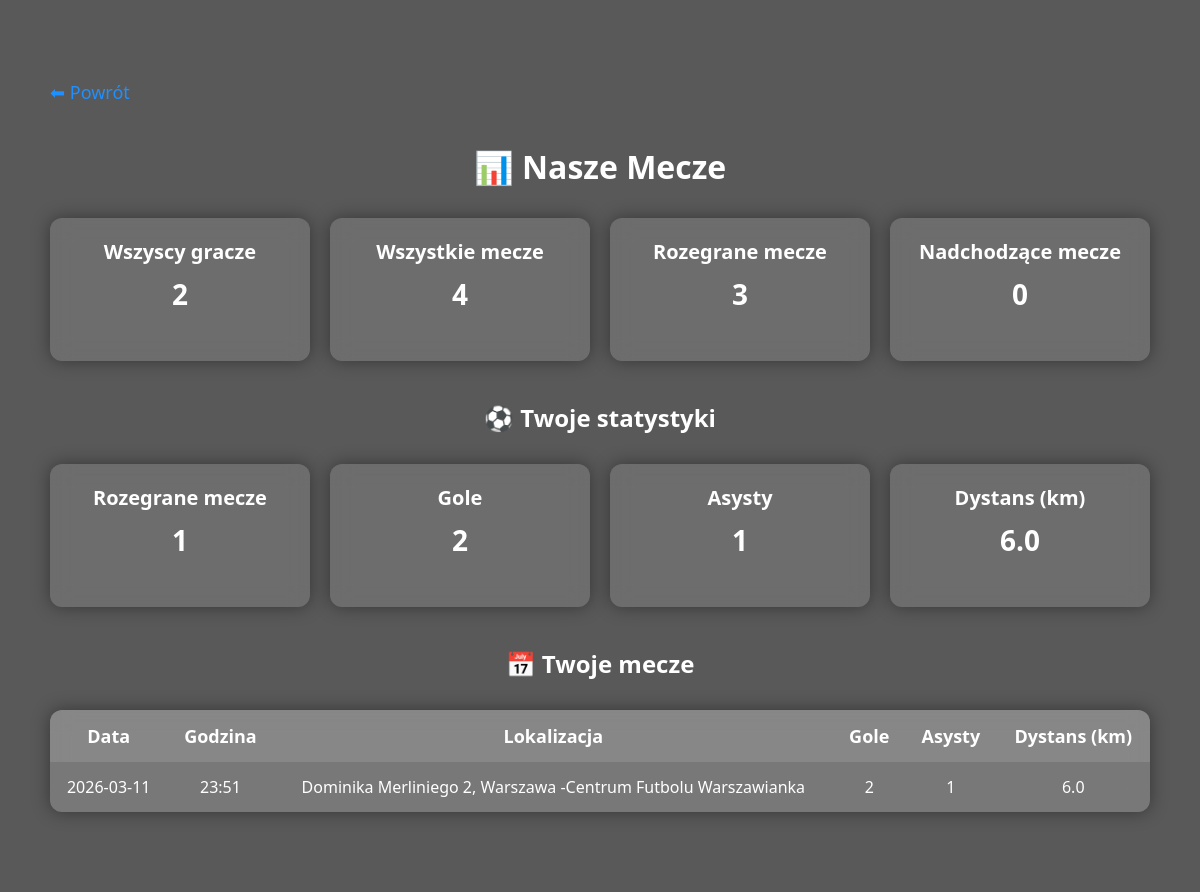
/statystyki (signed in), run on an earlier commit of the app's database.
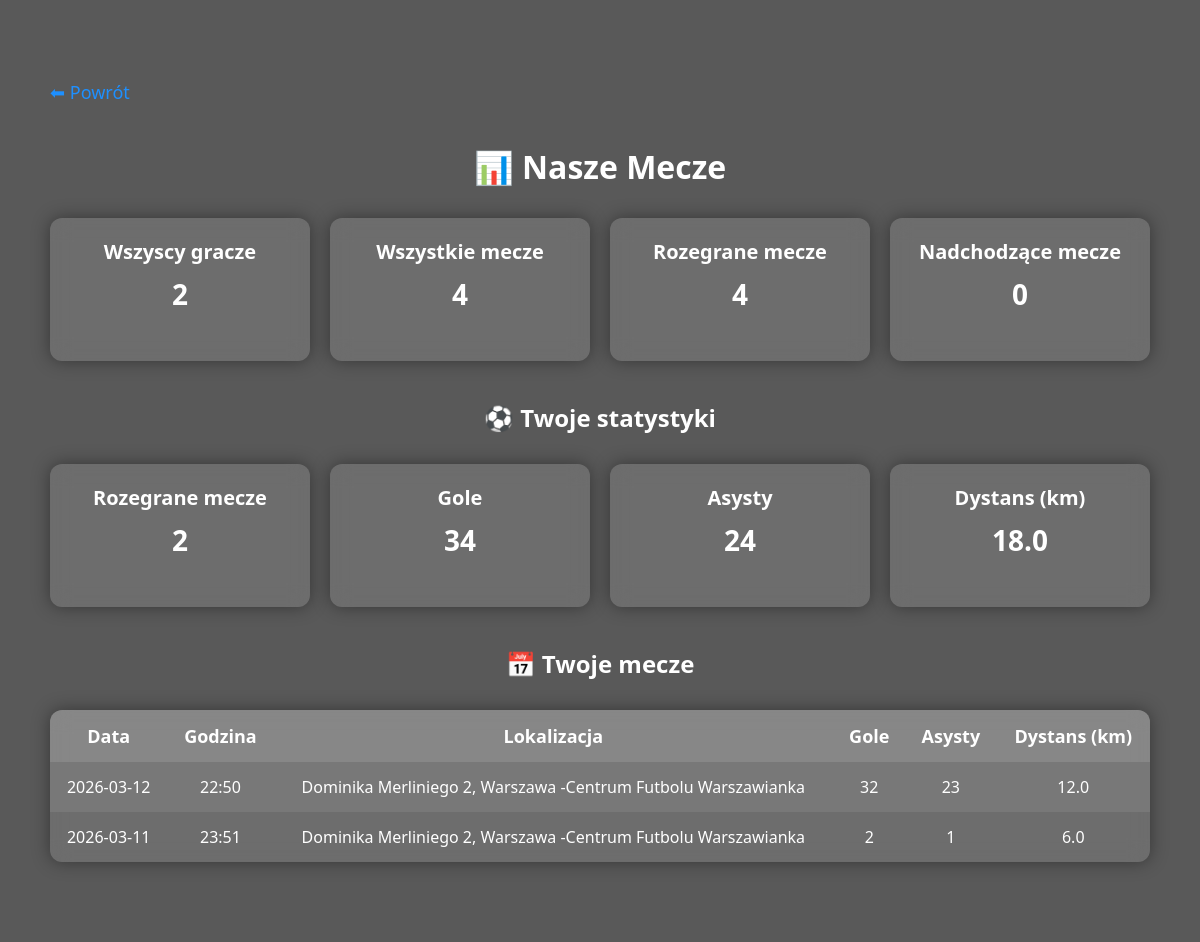
And on a later commit of the database.
### tables this page shows
CREATE TABLE match_stats (
            id INTEGER PRIMARY KEY AUTOINCREMENT,
            user_id INTEGER NOT NULL,
            match_id INTEGER NOT NULL,
            goals INTEGER DEFAULT 0,
            assists INTEGER DEFAULT 0,
            distance REAL DEFAULT 0,
            FOREIGN KEY(user_id) REFERENCES users(id),
            FOREIGN KEY(match_id) REFERENCES matches(id)
        );

CREATE TABLE matches (
            id INTEGER PRIMARY KEY AUTOINCREMENT,
            match_date TEXT NOT NULL,
            match_time TEXT NOT NULL,
            location TEXT NOT NULL,
            max_slots INTEGER NOT NULL,
            signed_up INTEGER NOT NULL DEFAULT 0,
            played INTEGER NOT NULL DEFAULT 0
        );

### stats.py (the view)
@stats_bp.route("/statystyki")
def statystyki():
    if "user_id" not in session:
        return redirect("/login")
    conn = get_db()
    total_matches = conn.execute(
        "SELECT COUNT(*) AS c FROM matches"
    ).fetchone()["c"]
    played_matches = conn.execute(
        "SELECT COUNT(*) AS c FROM matches WHERE played = 1"
    ).fetchone()["c"]
    upcoming_matches = conn.execute(
        "SELECT COUNT(*) AS c FROM matches WHERE match_date >= date('now') AND played = 0"
    ).fetchone()["c"]
    players_count = conn.execute(
        "SELECT COUNT(*) AS c FROM users"
    ).fetchone()["c"]
    user_stats = conn.execute("""
        SELECT m.match_date, m.match_time, m.location,
               s.goals, s.assists, s.distance
        FROM match_stats s
        JOIN matches m ON m.id = s.match_id
        WHERE s.user_id = ?
        ORDER BY m.match_date DESC, m.match_time DESC
    """, (session["user_id"],)).fetchall()
    conn.close()
    return render_template(
        "statystyki.html",
        total_matches=total_matches,
        played_matches=played_matches,
        upcoming_matches=upcoming_matches,
        players_count=players_count,
        user_stats=user_stats
    )

### db.py (called while the page is built)
def get_db():
    conn = sqlite3.connect("database.db")
    conn.row_factory = sqlite3.Row
    return conn

### templates/statystyki.html (shortened to what this page needs)
<!DOCTYPE html>
<html lang="pl">
<head>
</head>
<body>
<div class="overlay"></div>
<div class="container">
    <a href="/" class="back">⬅ Powrót</a>
    <h1>📊 Nasze Mecze</h1>
    <div class="stats-box">
        <div class="stat-card">
            <h3>Wszyscy gracze</h3>
            <p>{{ players_count }}</p>
        </div>
        <div class="stat-card">
            <h3>Wszystkie mecze</h3>
            <p>{{ total_matches }}</p>
        </div>
        <div class="stat-card">
            <h3>Rozegrane mecze</h3>
            <p>{{ played_matches }}</p>
        </div>
        <div class="stat-card">
            <h3>Nadchodzące mecze</h3>
            <p>{{ upcoming_matches }}</p>
        </div>
    </div>
    <h2>⚽ Twoje statystyki</h2>
    <div class="user-summary">
        <div class="stat-card">
            <h3>Rozegrane mecze</h3>
            <p>{{ user_stats|length }}</p>
        </div>
        <div class="stat-card">
            <h3>Gole</h3>
            <p>{{ user_stats | sum(attribute='goals') }}</p>
        </div>
        <div class="stat-card">
            <h3>Asysty</h3>
            <p>{{ user_stats | sum(attribute='assists') }}</p>
        </div>
        <div class="stat-card">
            <h3>Dystans (km)</h3>
            <p>{{ "%.1f"|format(user_stats | sum(attribute='distance')) }}</p>
        </div>
    </div>
    <h2>📅 Twoje mecze</h2>
    {% if user_stats %}
    <table>
        <tr>
            <th>Data</th>
            <th>Godzina</th>
            <th>Lokalizacja</th>
            <th>Gole</th>
            <th>Asysty</th>
            <th>Dystans (km)</th>
        </tr>
        {% for s in user_stats %}
        <tr>
            <td>{{ s.match_date }}</td>
            <td>{{ s.match_time }}</td>
            <td>{{ s.location }}</td>
            <td>{{ s.goals }}</td>
            <td>{{ s.assists }}</td>
            <td>{{ "%.1f"|format(s.distance) }}</td>
        </tr>
        {% endfor %}
    </table>
    {% else %}
    <p style="text-align:center; font-size:20px; margin-top:20px;">
        Brak zapisanych statystyk.
    </p>
    {% endif %}
</div>
</body>
</html>

### templates/statystyki.html (style rules this page uses)
body { margin: 0; padding: 0; font-family: "Segoe UI", Arial, sans-serif; color: #fff; background-image: url('/static/stadium.jpg'); background-size: cover; background-position: center; background-repeat: no-repeat; }
.overlay { position: fixed; inset: 0; background: rgba(0,0,0,0.65); backdrop-filter: blur(6px); z-index: -1; }
.container { max-width: 1100px; margin: 60px auto; padding: 20px; }
h1, h2 { text-align: center; margin-bottom: 30px; }
a.back { color: #1e90ff; text-decoration: none; font-size: 18px; display: inline-block; margin-bottom: 20px; }
.stats-box { display: flex; justify-content: space-between; gap: 20px; margin-bottom: 40px; }
.stat-card { flex: 1; padding: 20px; background: rgba(255,255,255,0.12); border-radius: 12px; text-align: center; backdrop-filter: blur(10px); box-shadow: 0 0 18px rgba(0,0,0,0.4); }
.stat-card h3 { margin: 0; font-size: 20px; }
.stat-card p { font-size: 28px; margin-top: 10px; font-weight: bold; }
table { width: 100%; border-collapse: collapse; background: rgba(255,255,255,0.12); backdrop-filter: blur(10px); border-radius: 12px; overflow: hidden; box-shadow: 0 0 18px rgba(0,0,0,0.4); }
th, td { padding: 14px; text-align: center; }
th { background: rgba(255,255,255,0.18); font-size: 18px; }
tr:nth-child(even) { background: rgba(255,255,255,0.08); }
.user-summary { display: flex; justify-content: space-between; gap: 20px; margin-bottom: 40px; }

What changed in the data, as far as the page shows it:
added match_stats: match_date "2026-03-12", match_time "22:50", location "Dominika Merliniego 2, Warszawa -Centrum Futbolu Warszawianka", goals "32", assists "23", distance "12.0"
Also different on the page:
{{ played_matches }}: "3" → "4"
{{ user_stats|length }}: "1" → "2"
{{ user_stats | sum(attribute='goals') }}: "2" → "34"
{{ user_stats | sum(attribute='assists') }}: "1" → "24"
{{ "%.1f"|format(user_stats | sum(attribute='distance')) }}: "6.0" → "18.0"
